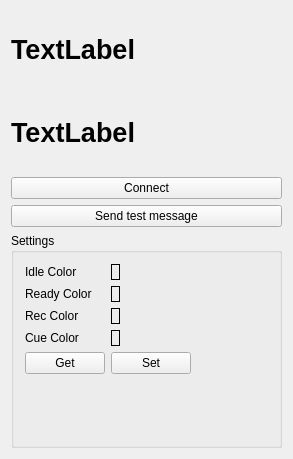
<?xml version="1.0" encoding="UTF-8"?>
<ui version="4.0">
 <class>MainWindow</class>
 <widget class="QMainWindow" name="MainWindow">
  <property name="geometry">
   <rect>
    <x>0</x>
    <y>0</y>
    <width>293</width>
    <height>459</height>
   </rect>
  </property>
  <property name="windowTitle">
   <string>Recording Light</string>
  </property>
  <widget class="QWidget" name="centralWidget">
   <layout class="QHBoxLayout" name="horizontalLayout_5">
    <item>
     <layout class="QVBoxLayout" name="verticalLayout_2">
      <item>
       <layout class="QVBoxLayout" name="verticalLayout">
        <item>
         <widget class="QLabel" name="labelRecordingStatus">
          <property name="font">
           <font>
            <pointsize>20</pointsize>
            <weight>75</weight>
            <bold>true</bold>
           </font>
          </property>
          <property name="text">
           <string>TextLabel</string>
          </property>
         </widget>
        </item>
        <item>
         <widget class="QLabel" name="labelConnectionStatus">
          <property name="font">
           <font>
            <pointsize>20</pointsize>
            <weight>75</weight>
            <bold>true</bold>
           </font>
          </property>
          <property name="text">
           <string>TextLabel</string>
          </property>
         </widget>
        </item>
        <item>
         <widget class="QPushButton" name="pushButtonConnect">
          <property name="text">
           <string>Connect</string>
          </property>
         </widget>
        </item>
        <item>
         <widget class="QPushButton" name="pushButtonSendTestMessage">
          <property name="text">
           <string>Send test message</string>
          </property>
         </widget>
        </item>
       </layout>
      </item>
      <item>
       <widget class="QGroupBox" name="groupBox">
        <property name="title">
         <string>Settings</string>
        </property>
        <layout class="QVBoxLayout" name="verticalLayout_3">
         <item>
          <layout class="QFormLayout" name="formLayout">
           <property name="fieldGrowthPolicy">
            <enum>QFormLayout::FieldsStayAtSizeHint</enum>
           </property>
           <item row="0" column="0">
            <widget class="QLabel" name="label">
             <property name="text">
              <string>Idle Color</string>
             </property>
            </widget>
           </item>
           <item row="0" column="1">
            <widget class="ColorLabel" name="labelIdleColor">
             <property name="frameShape">
              <enum>QFrame::Box</enum>
             </property>
             <property name="text">
              <string/>
             </property>
            </widget>
           </item>
           <item row="1" column="0">
            <widget class="QLabel" name="label_3">
             <property name="text">
              <string>Ready Color</string>
             </property>
            </widget>
           </item>
           <item row="1" column="1">
            <widget class="ColorLabel" name="labelReadyColor">
             <property name="frameShape">
              <enum>QFrame::Box</enum>
             </property>
             <property name="text">
              <string/>
             </property>
            </widget>
           </item>
           <item row="2" column="0">
            <widget class="QLabel" name="label_7">
             <property name="text">
              <string>Rec Color</string>
             </property>
            </widget>
           </item>
           <item row="2" column="1">
            <widget class="ColorLabel" name="labelRecColor">
             <property name="frameShape">
              <enum>QFrame::Box</enum>
             </property>
             <property name="text">
              <string/>
             </property>
            </widget>
           </item>
           <item row="3" column="0">
            <widget class="QLabel" name="label_5">
             <property name="text">
              <string>Cue Color</string>
             </property>
            </widget>
           </item>
           <item row="3" column="1">
            <widget class="ColorLabel" name="labelCueColor">
             <property name="frameShape">
              <enum>QFrame::Box</enum>
             </property>
             <property name="text">
              <string/>
             </property>
            </widget>
           </item>
           <item row="4" column="0">
            <widget class="QPushButton" name="pushButton">
             <property name="text">
              <string>Get</string>
             </property>
            </widget>
           </item>
           <item row="4" column="1">
            <widget class="QPushButton" name="pushButton_2">
             <property name="text">
              <string>Set</string>
             </property>
            </widget>
           </item>
          </layout>
         </item>
        </layout>
       </widget>
      </item>
     </layout>
    </item>
   </layout>
  </widget>
  <widget class="QMenuBar" name="menuBar">
   <property name="geometry">
    <rect>
     <x>0</x>
     <y>0</y>
     <width>293</width>
     <height>22</height>
    </rect>
   </property>
  </widget>
 </widget>
 <layoutdefault spacing="6" margin="11"/>
 <customwidgets>
  <customwidget>
   <class>ColorLabel</class>
   <extends>QLabel</extends>
   <header>colorlabel.h</header>
  </customwidget>
 </customwidgets>
 <resources/>
 <connections/>
</ui>
